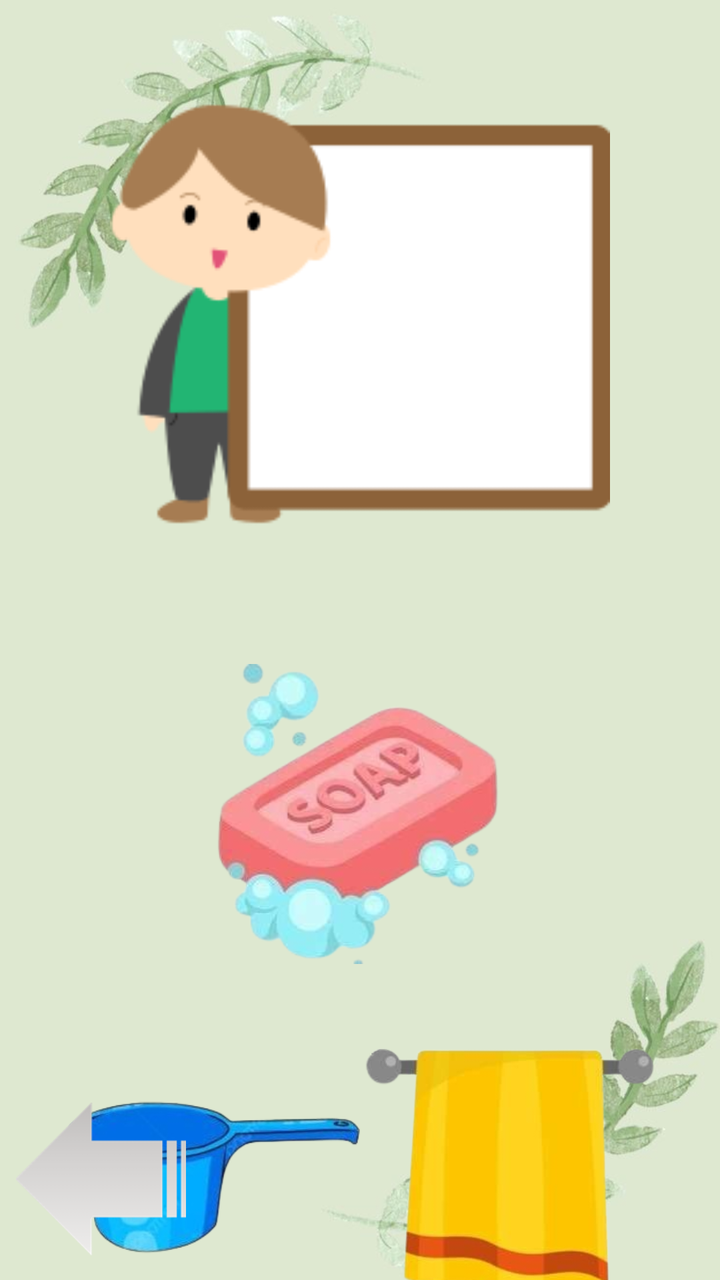
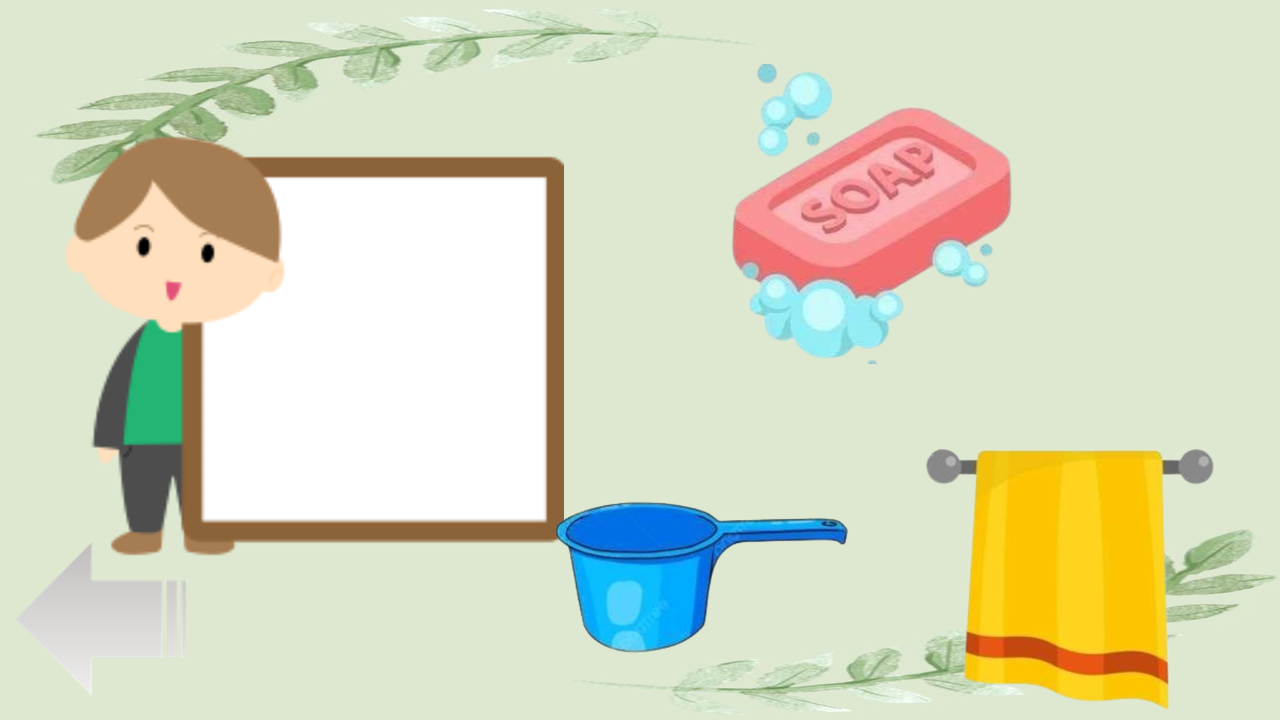

First picture: res/layout/ on a phone held upright. Second picture: the repository's own variant of that layout, on a device whose configuration matches the variant's folder. Source for both follows.
<!-- AndroidManifest.xml: application theme Theme.CommunicationForDailyActivities -->
<!-- res/layout/activity_alat_mandi.xml -->
<?xml version="1.0" encoding="utf-8"?>
<androidx.constraintlayout.widget.ConstraintLayout xmlns:android="http://schemas.android.com/apk/res/android"
    xmlns:app="http://schemas.android.com/apk/res-auto"
    xmlns:tools="http://schemas.android.com/tools"
    android:id="@+id/main"
    android:layout_width="match_parent"
    android:layout_height="match_parent"
    android:background="@drawable/background_lain"
    tools:context=".views.AlatMandiActivity">

    <ImageView
        android:id="@+id/ivJawaban"
        android:layout_width="250dp"
        android:layout_height="250dp"
        android:layout_marginTop="32dp"
        app:layout_constraintEnd_toEndOf="parent"
        app:layout_constraintStart_toStartOf="parent"
        app:layout_constraintTop_toTopOf="parent"
        app:srcCompat="@drawable/kotak" />

    <ImageView
        android:id="@+id/ivSabun"
        android:layout_width="150dp"
        android:layout_height="150dp"
        android:layout_marginTop="50dp"
        app:layout_constraintEnd_toEndOf="@+id/ivJawaban"
        app:layout_constraintStart_toStartOf="@+id/ivJawaban"
        app:layout_constraintTop_toBottomOf="@+id/ivJawaban"
        app:srcCompat="@drawable/sabun" />

    <ImageView
        android:id="@+id/ivGayung"
        android:layout_width="150dp"
        android:layout_height="150dp"
        android:layout_marginStart="32dp"
        android:layout_marginTop="32dp"
        app:layout_constraintStart_toStartOf="parent"
        app:layout_constraintTop_toBottomOf="@+id/ivSabun"
        app:srcCompat="@drawable/gayung" />

    <ImageView
        android:id="@+id/ivHanduk"
        android:layout_width="150dp"
        android:layout_height="150dp"
        android:layout_marginTop="32dp"
        android:layout_marginEnd="32dp"
        app:layout_constraintEnd_toEndOf="parent"
        app:layout_constraintTop_toBottomOf="@+id/ivSabun"
        app:srcCompat="@drawable/handuk" />

    <ImageView
        android:id="@+id/ivBack"
        android:layout_width="85dp"
        android:layout_height="85dp"
        android:layout_marginStart="8dp"
        android:layout_marginBottom="8dp"
        android:rotation="180"
        app:layout_constraintBottom_toBottomOf="parent"
        app:layout_constraintStart_toStartOf="parent"
        app:srcCompat="@drawable/back" />

</androidx.constraintlayout.widget.ConstraintLayout>
<!-- resources referenced by this layout -->
<resources>
  <!-- drawable back: jpg bitmap (drawable, 6738 bytes) -->
  <!-- drawable background_lain: jpg bitmap (drawable, 25680 bytes) -->
  <!-- drawable gayung: jpg bitmap (drawable, 41480 bytes) -->
  <!-- drawable handuk: jpg bitmap (drawable, 47880 bytes) -->
  <!-- drawable kotak: webp bitmap (drawable, 2524 bytes) -->
  <!-- drawable sabun: jpg bitmap (drawable, 75433 bytes) -->
  <style name="Theme.CommunicationForDailyActivities" parent="Base.Theme.CommunicationForDailyActivities" />
  <style name="Base.Theme.CommunicationForDailyActivities" parent="Theme.Material3.DayNight.NoActionBar">
          
          
      </style>
</resources>
<!-- res/layout-land/activity_alat_mandi.xml (the repository's variant of the layout above) -->
<!-- drawn on the phone turned sideways -->
<?xml version="1.0" encoding="utf-8"?>
<androidx.constraintlayout.widget.ConstraintLayout xmlns:android="http://schemas.android.com/apk/res/android"
    xmlns:app="http://schemas.android.com/apk/res-auto"
    xmlns:tools="http://schemas.android.com/tools"
    android:id="@+id/main"
    android:layout_width="match_parent"
    android:layout_height="match_parent"
    android:background="@drawable/background_lain"
    tools:context=".views.AlatMandiActivity">

    <ImageView
        android:id="@+id/ivJawaban"
        android:layout_width="250dp"
        android:layout_height="250dp"
        android:layout_marginStart="32dp"
        android:layout_marginTop="48dp"
        app:layout_constraintStart_toStartOf="parent"
        app:layout_constraintTop_toTopOf="parent"
        app:srcCompat="@drawable/kotak" />

    <ImageView
        android:id="@+id/ivSabun"
        android:layout_width="150dp"
        android:layout_height="150dp"
        android:layout_marginTop="32dp"
        android:layout_marginEnd="128dp"
        app:layout_constraintEnd_toEndOf="parent"
        app:layout_constraintTop_toTopOf="parent"
        app:srcCompat="@drawable/sabun" />

    <ImageView
        android:id="@+id/ivGayung"
        android:layout_width="150dp"
        android:layout_height="150dp"
        android:layout_marginTop="32dp"
        android:layout_marginEnd="32dp"
        app:layout_constraintEnd_toStartOf="@+id/ivHanduk"
        app:layout_constraintTop_toBottomOf="@+id/ivSabun"
        app:srcCompat="@drawable/gayung" />

    <ImageView
        android:id="@+id/ivHanduk"
        android:layout_width="150dp"
        android:layout_height="150dp"
        android:layout_marginTop="32dp"
        android:layout_marginEnd="32dp"
        app:layout_constraintEnd_toEndOf="parent"
        app:layout_constraintTop_toBottomOf="@+id/ivSabun"
        app:srcCompat="@drawable/handuk" />

    <ImageView
        android:id="@+id/ivBack"
        android:layout_width="85dp"
        android:layout_height="85dp"
        android:layout_marginStart="8dp"
        android:layout_marginBottom="8dp"
        android:rotation="180"
        app:layout_constraintBottom_toBottomOf="parent"
        app:layout_constraintStart_toStartOf="parent"
        app:srcCompat="@drawable/back" />

</androidx.constraintlayout.widget.ConstraintLayout>
